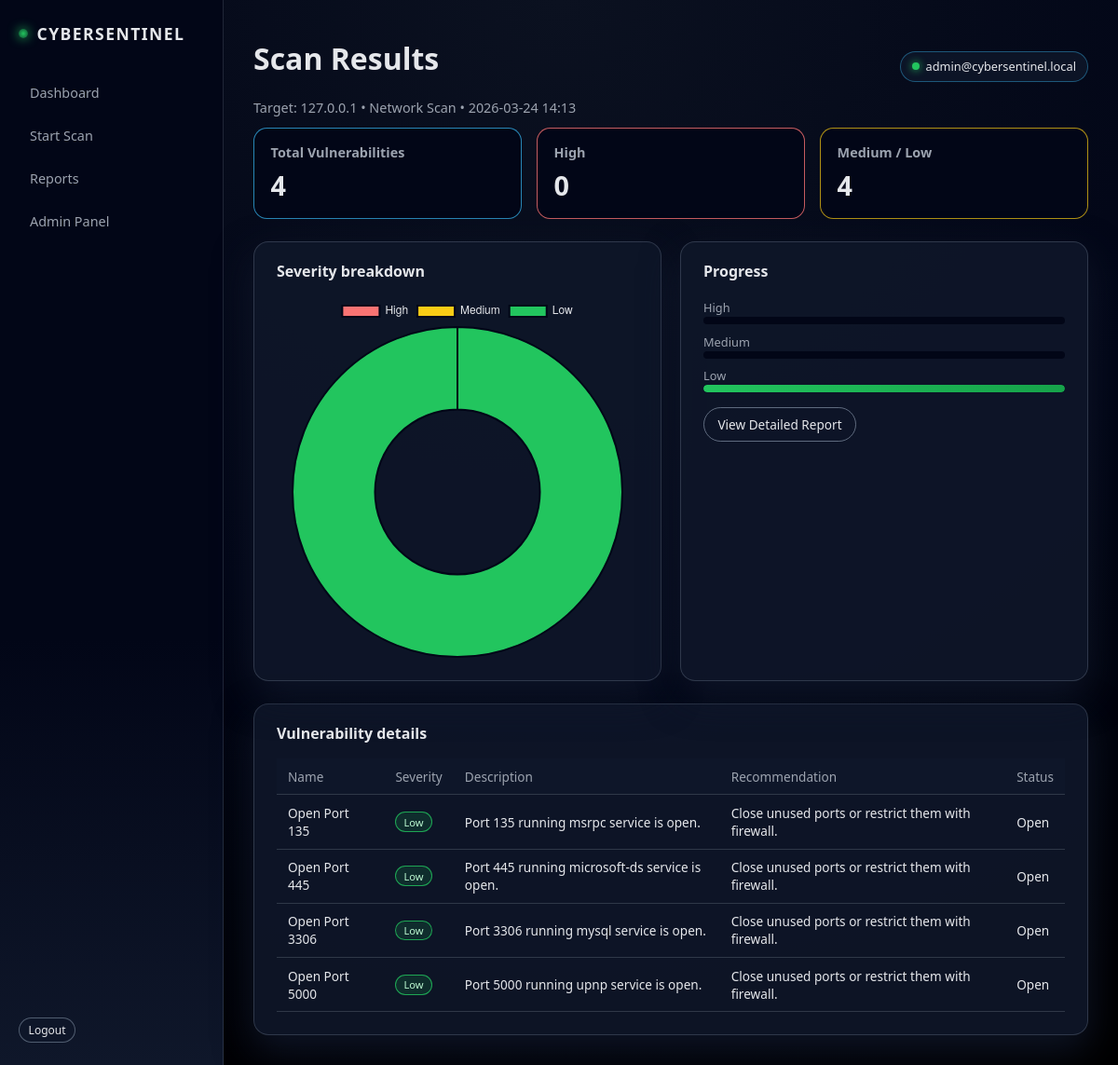
Screenshot of /scan/16 (signed in) with the database file from the repository.
### app.py (models this page shows)
class Scan(db.Model):
    id = db.Column(db.Integer, primary_key=True)
    user_id = db.Column(db.Integer, db.ForeignKey("user.id"), nullable=False)
    target = db.Column(db.String(255), nullable=False)
    scan_type = db.Column(db.String(50), nullable=False)
    created_at = db.Column(db.DateTime, default=datetime.utcnow)
    total_vulns = db.Column(db.Integer, default=0)
    high_count = db.Column(db.Integer, default=0)
    medium_count = db.Column(db.Integer, default=0)
    low_count = db.Column(db.Integer, default=0)
    vulnerabilities = db.relationship(
        "Vulnerability", backref="scan", lazy=True, cascade="all, delete-orphan"
    )

class Vulnerability(db.Model):
    id = db.Column(db.Integer, primary_key=True)
    scan_id = db.Column(db.Integer, db.ForeignKey("scan.id"), nullable=False)
    name = db.Column(db.String(255), nullable=False)
    severity = db.Column(db.String(20), nullable=False)
    description = db.Column(db.Text, nullable=False)
    recommendation = db.Column(db.Text, nullable=False)
    status = db.Column(db.String(50), default="Open")

### app.py (the view)
@app.route("/scan/<int:scan_id>")
@login_required
def scan_results(scan_id):
    scan = Scan.query.get_or_404(scan_id)
    if scan.user_id != session["user_id"] and not session.get("is_admin"):
        flash("You do not have access to this scan.", "danger")
        return redirect(url_for("dashboard"))
    vulns = Vulnerability.query.filter_by(scan_id=scan.id).all()
    return render_template(
        "scan_results.html",
        scan=scan,
        vulnerabilities=vulns,
    )

### app.py (called while the page is built)
def login_required(view_func):
    @wraps(view_func)
    def wrapper(*args, **kwargs):
        if "user_id" not in session:
            flash("Please log in to continue.", "warning")
            return redirect(url_for("login"))
        return view_func(*args, **kwargs)
    return wrapper

### templates/scan_results.html (shortened to what this page needs)
{% extends "base.html" %}
{% block page_heading %}
<h1>Scan Results</h1>
<p class="subtitle">Target: {{ scan.target }} • {{ scan.scan_type }} • {{ scan.created_at.strftime('%Y-%m-%d %H:%M') }}</p>
{% endblock %}
{% block content %}
<div class="grid-3">
    <div class="stat-card accent">
        <h3>Total Vulnerabilities</h3>
        <p class="stat-number">{{ scan.total_vulns }}</p>
    </div>
    <div class="stat-card high">
        <h3>High</h3>
        <p class="stat-number">{{ scan.high_count }}</p>
    </div>
    <div class="stat-card warning">
        <h3>Medium / Low</h3>
        <p class="stat-number">{{ scan.medium_count + scan.low_count }}</p>
    </div>
</div>
<div class="grid-2 mt-lg">
    <div class="panel">
        <div class="panel-header">
            <h3>Severity breakdown</h3>
        </div>
        <canvas id="scanPieChart" height="200"></canvas>
    </div>
    <div class="panel">
        <div class="panel-header">
            <h3>Progress</h3>
        </div>
        <div class="progress-group">
            <label>High</label>
            <div class="progress-bar">
            </div>
            <label>Medium</label>
            <div class="progress-bar">
            </div>
            <label>Low</label>
            <div class="progress-bar">
                <div class="progress-fill low" style="width: {% if scan.total_vulns %}{{ (scan.low_count / scan.total_vulns * 100)|round(0) }}{% else %}0{% endif %}%"></div>
            </div>
        </div>
        <div class="mt-md">
            <a href="{{ url_for('report_detail', scan_id=scan.id) }}" class="btn btn-outline">View Detailed Report</a>
        </div>
    </div>
</div>
<div class="panel mt-lg">
    <div class="panel-header">
        <h3>Vulnerability details</h3>
    </div>
    <div class="table-responsive">
        <table class="table">
            <thead>
            <tr>
                <th>Name</th>
                <th>Severity</th>
                <th>Description</th>
                <th>Recommendation</th>
                <th>Status</th>
            </tr>
            </thead>
            <tbody>
            {% for v in vulnerabilities %}
                <tr>
                    <td>{{ v.name }}</td>
                    <td>
                        {% if v.severity == 'High' %}
                            <span class="badge badge-high">High</span>
                        {% elif v.severity == 'Medium' %}
                            <span class="badge badge-medium">Medium</span>
                        {% else %}
                            <span class="badge badge-low">Low</span>
                        {% endif %}
                    </td>
                    <td>{{ v.description }}</td>
                    <td>{{ v.recommendation }}</td>
                    <td>{{ v.status }}</td>
                </tr>
            {% endfor %}
            </tbody>
        </table>
    </div>
</div>
{% endblock %}
{% block extra_js %}
<script>
    const scanPieData = {
        labels: ['High', 'Medium', 'Low'],
        datasets: [{
            data: [{{ scan.high_count }}, {{ scan.medium_count }}, {{ scan.low_count }}],
            backgroundColor: ['#f97373', '#facc15', '#22c55e'],
            borderColor: '#020617',
            borderWidth: 2
        }]
    };
    const ctx2 = document.getElementById('scanPieChart');
    if (ctx2) {
        new Chart(ctx2, {
            type: 'doughnut',
            data: scanPieData,
            options: {
                plugins: {
                    legend: {
                        labels: { color: '#e5e7eb' }
                    }
                }
            }
        });
    }
</script>
{% endblock %}

### static/css/style.css (style rules this page uses)
*, *::before, *::after { box-sizing: border-box; }
body.dark-theme { margin: 0; font-family: system-ui, -apple-system, BlinkMacSystemFont, "Segoe UI", sans-serif; background: radial-gradient(circle at top, #0b1120 0, #020617 55%, #000000 100%); color: #e5e7eb; }
a { color: #38bdf8; text-decoration: none; }
.subtitle { margin: 0.2rem 0 0; font-size: 0.9rem; color: #9ca3af; }
.panel { background: rgba(15, 23, 42, 0.9); border-radius: 1rem; border: 1px solid rgba(148, 163, 184, 0.25); padding: 1.25rem 1.5rem 1.5rem; box-shadow: 0 16px 40px rgba(15, 23, 42, 0.9); }
.panel-header { display: flex; justify-content: space-between; align-items: center; margin-bottom: 1rem; }
.panel-header h3 { margin: 0; font-size: 1rem; }
.grid-3 { display: grid; grid-template-columns: repeat(auto-fit, minmax(220px, 1fr)); gap: 1rem; }
.grid-2 { display: grid; grid-template-columns: repeat(auto-fit, minmax(260px, 1fr)); gap: 1.25rem; }
.mt-md { margin-top: 1rem; }
.mt-lg { margin-top: 1.5rem; }
.stat-card { padding: 1rem 1.1rem; border-radius: 0.9rem; background: radial-gradient(circle at top, #020617, #020617); border: 1px solid rgba(148, 163, 184, 0.3); }
.stat-card h3 { font-size: 0.9rem; margin: 0 0 0.4rem; color: #9ca3af; }
.stat-number { font-size: 1.8rem; font-weight: 600; margin: 0; }
.stat-card.accent { border-color: rgba(56, 189, 248, 0.7); }
.stat-card.warning { border-color: rgba(250, 204, 21, 0.7); }
.stat-card.high { border-color: rgba(248, 113, 113, 0.8); }
.btn { display: inline-flex; align-items: center; justify-content: center; gap: 0.3rem; padding: 0.5rem 0.9rem; border-radius: 999px; font-size: 0.85rem; border: none; cursor: pointer; text-decoration: none; transition: transform 0.1s ease, box-shadow 0.1s ease, background 0.15s ease; }
.btn-outline { background: transparent; border: 1px solid rgba(148, 163, 184, 0.6); color: #e5e7eb; }
.table-responsive { overflow-x: auto; margin-top: 0.5rem; }
.table { width: 100%; border-collapse: collapse; font-size: 0.85rem; }
.table th, .table td { padding: 0.6rem 0.75rem; border-bottom: 1px solid rgba(55, 65, 81, 0.8); }
.table thead th { text-align: left; font-weight: 500; color: #9ca3af; background: rgba(15, 23, 42, 0.9); position: sticky; top: 0; }
.badge { display: inline-flex; padding: 0.15rem 0.5rem; border-radius: 999px; font-size: 0.7rem; background: rgba(55, 65, 81, 0.9); }
.badge-low { background: rgba(34, 197, 94, 0.14); color: #bbf7d0; border: 1px solid rgba(34, 197, 94, 0.8); }
.progress-group label { font-size: 0.8rem; color: #9ca3af; }
.progress-bar { width: 100%; height: 8px; border-radius: 999px; background: #020617; overflow: hidden; margin-bottom: 0.4rem; }
.progress-fill { height: 100%; border-radius: 999px; }
.progress-fill.low { background: linear-gradient(90deg, #22c55e, #16a34a); }

### rows the page displays
Scan: target "127.0.0.1", scan_type "Network Scan", created_at "2026-03-24 14:13", total_vulns "4", high_count "0", scan.medium_count+scan.low_count "4"
Vulnerability: name "Open Port 135", severity "Low", description "Port 135 running msrpc service is open.", recommendation "Close unused ports or restrict them with firewall.", status "Open"
Vulnerability: name "Open Port 445", severity "Low", description "Port 445 running microsoft-ds service is open.", recommendation "Close unused ports or restrict them with firewall.", status "Open"
Vulnerability: name "Open Port 3306", severity "Low", description "Port 3306 running mysql service is open.", recommendation "Close unused ports or restrict them with firewall.", status "Open"
Vulnerability: name "Open Port 5000", severity "Low", description "Port 5000 running upnp service is open.", recommendation "Close unused ports or restrict them with firewall.", status "Open"

### other values shown
{{ session.get('user_email', 'Authenticated User') }} "admin@cybersentinel.local"
chart data {{ scan.high_count }} 0
chart data {{ scan.medium_count }} 0
